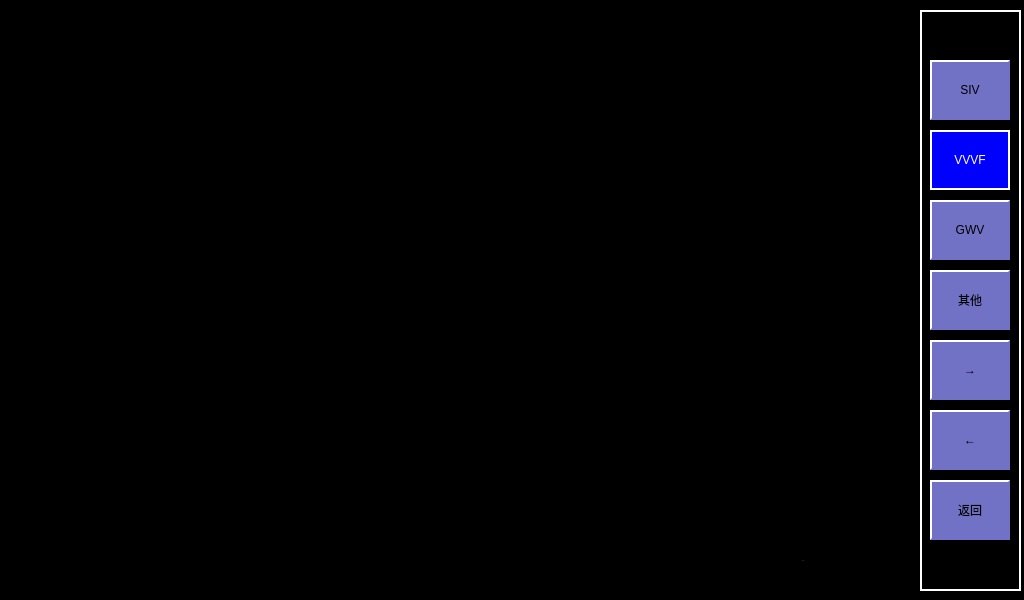
<?xml version="1.0" encoding="UTF-8"?>
<ui version="4.0">
 <class>DcuParameters</class>
 <widget class="QWidget" name="DcuParameters">
  <property name="geometry">
   <rect>
    <x>0</x>
    <y>0</y>
    <width>1024</width>
    <height>600</height>
   </rect>
  </property>
  <property name="windowTitle">
   <string>Form</string>
  </property>
  <property name="styleSheet">
   <string notr="true">QLabel
{
	color: white;
	border: 2px groove, gray;
    border-color: gray;
	font: 18px, &quot;微软雅黑&quot;;
}

QWidget
{
	background-color: black;
}

QPushButton
{
	font: 18px, &quot;微软雅黑&quot;;
    color: black;
	background-color: rgb(113, 113, 198);
	border:2px solid white; 
    border-right-color: rgb(113, 113, 198); 
    border-bottom-color: rgb(113, 113, 198);
}

QPushButton:disabled
{
	font: 18px, &quot;微软雅黑&quot;;
    color: white;
	background-color: rgb(113, 113, 198);
	border:2px solid white; 
    border-right-color: rgb(113, 113, 198); 
    border-bottom-color: rgb(113, 113, 198);
}</string>
  </property>
  <widget class="QPushButton" name="btnBcu">
   <property name="geometry">
    <rect>
     <x>930</x>
     <y>200</y>
     <width>80</width>
     <height>60</height>
    </rect>
   </property>
   <property name="styleSheet">
    <string notr="true"/>
   </property>
   <property name="text">
    <string>GWV</string>
   </property>
  </widget>
  <widget class="QPushButton" name="btnDown">
   <property name="geometry">
    <rect>
     <x>930</x>
     <y>410</y>
     <width>80</width>
     <height>60</height>
    </rect>
   </property>
   <property name="styleSheet">
    <string notr="true">QPushButton
{
	font: 33px, &quot;微软雅黑&quot;;
    color: black;
	background-color: rgb(113, 113, 198);
	border:2px solid white; 
    border-right-color: rgb(113, 113, 198); 
    border-bottom-color: rgb(113, 113, 198);
}

QPushButton:disabled
{
	font: 33px, &quot;微软雅黑&quot;;
    color: white;
	background-color: rgb(113, 113, 198);
	border:2px solid white; 
    border-right-color: rgb(113, 113, 198); 
    border-bottom-color: rgb(113, 113, 198);
}

QPushButton:pressed
{
	font: 33px, &quot;微软雅黑&quot;;
    color: white;
	background-color: rgb(0, 0, 255); 
	border:2px solid white; 
	border-left-color: qlineargradient(x1: 0, y1: 0, x2: 1, y2: 0, 
                        stop: 0 gray, stop: 1 black); 			border-top-color: qlineargradient(x1: 0, y1: 0, x2: 0, 										y2: 1, stop: 0 gray, stop: 1 black);
  border-right-color: white; border-bottom-color: white;
}</string>
   </property>
   <property name="text">
    <string>←</string>
   </property>
  </widget>
  <widget class="QPushButton" name="btnTcu">
   <property name="geometry">
    <rect>
     <x>930</x>
     <y>130</y>
     <width>80</width>
     <height>60</height>
    </rect>
   </property>
   <property name="styleSheet">
    <string notr="true">QPushButton
{
	font: 18px, &quot;微软雅黑&quot;;
    color: white;
	background-color: rgb(0, 0, 255); 
	border:2px solid white; 
	border-left-color: qlineargradient(x1: 0, y1: 0, x2: 1, y2: 0, 
                        stop: 0 gray, stop: 1 black); 			border-top-color: qlineargradient(x1: 0, y1: 0, x2: 0, 										y2: 1, stop: 0 gray, stop: 1 black);
  border-right-color: white; border-bottom-color: white;
}</string>
   </property>
   <property name="text">
    <string>VVVF</string>
   </property>
  </widget>
  <widget class="QLabel" name="label_2">
   <property name="geometry">
    <rect>
     <x>920</x>
     <y>10</y>
     <width>101</width>
     <height>581</height>
    </rect>
   </property>
   <property name="font">
    <font>
     <family>,微软雅黑</family>
     <pointsize>-1</pointsize>
     <weight>50</weight>
     <italic>false</italic>
     <bold>false</bold>
    </font>
   </property>
   <property name="layoutDirection">
    <enum>Qt::LeftToRight</enum>
   </property>
   <property name="styleSheet">
    <string notr="true">border: 2px solid white;</string>
   </property>
   <property name="text">
    <string/>
   </property>
   <property name="alignment">
    <set>Qt::AlignCenter</set>
   </property>
  </widget>
  <widget class="QPushButton" name="btnBack">
   <property name="geometry">
    <rect>
     <x>930</x>
     <y>480</y>
     <width>80</width>
     <height>60</height>
    </rect>
   </property>
   <property name="styleSheet">
    <string notr="true">QPushButton
{
	font: 18px, &quot;微软雅黑&quot;;
    color: black;
	background-color: rgb(113, 113, 198);
	border:2px solid white; 
    border-right-color: rgb(113, 113, 198); 
    border-bottom-color: rgb(113, 113, 198);
}

QPushButton:disabled
{
	font: 18px, &quot;微软雅黑&quot;;
    color: white;
	background-color: rgb(113, 113, 198);
	border:2px solid white; 
    border-right-color: rgb(113, 113, 198); 
    border-bottom-color: rgb(113, 113, 198);
}

QPushButton:pressed
{
	font: 18px, &quot;微软雅黑&quot;;
    color: white;
	background-color: rgb(0, 0, 255); 
	border:2px solid white; 
	border-left-color: qlineargradient(x1: 0, y1: 0, x2: 1, y2: 0, 
                        stop: 0 gray, stop: 1 black); 			border-top-color: qlineargradient(x1: 0, y1: 0, x2: 0, 										y2: 1, stop: 0 gray, stop: 1 black);
  border-right-color: white; border-bottom-color: white;
}</string>
   </property>
   <property name="text">
    <string>返回</string>
   </property>
  </widget>
  <widget class="QPushButton" name="btnSiv">
   <property name="geometry">
    <rect>
     <x>930</x>
     <y>60</y>
     <width>80</width>
     <height>60</height>
    </rect>
   </property>
   <property name="text">
    <string>SIV</string>
   </property>
  </widget>
  <widget class="QPushButton" name="btnUp">
   <property name="geometry">
    <rect>
     <x>930</x>
     <y>340</y>
     <width>80</width>
     <height>60</height>
    </rect>
   </property>
   <property name="styleSheet">
    <string notr="true">QPushButton
{
	font: 33px, &quot;微软雅黑&quot;;
    color: black;
	background-color: rgb(113, 113, 198);
	border:2px solid white; 
    border-right-color: rgb(113, 113, 198); 
    border-bottom-color: rgb(113, 113, 198);
}

QPushButton:disabled
{
	font: 33px, &quot;微软雅黑&quot;;
    color: white;
	background-color: rgb(113, 113, 198);
	border:2px solid white; 
    border-right-color: rgb(113, 113, 198); 
    border-bottom-color: rgb(113, 113, 198);
}

QPushButton:pressed
{
	font: 33px, &quot;微软雅黑&quot;;
    color: white;
	background-color: rgb(0, 0, 255); 
	border:2px solid white; 
	border-left-color: qlineargradient(x1: 0, y1: 0, x2: 1, y2: 0, 
                        stop: 0 gray, stop: 1 black); 			border-top-color: qlineargradient(x1: 0, y1: 0, x2: 0, 										y2: 1, stop: 0 gray, stop: 1 black);
  border-right-color: white; border-bottom-color: white;
}</string>
   </property>
   <property name="text">
    <string>→</string>
   </property>
  </widget>
  <widget class="QPushButton" name="btnOther">
   <property name="geometry">
    <rect>
     <x>930</x>
     <y>270</y>
     <width>80</width>
     <height>60</height>
    </rect>
   </property>
   <property name="text">
    <string>其他</string>
   </property>
  </widget>
  <widget class="QLabel" name="lblPage">
   <property name="geometry">
    <rect>
     <x>770</x>
     <y>540</y>
     <width>66</width>
     <height>41</height>
    </rect>
   </property>
   <property name="font">
    <font>
     <family>,微软雅黑</family>
     <pointsize>-1</pointsize>
     <weight>50</weight>
     <italic>false</italic>
     <bold>false</bold>
    </font>
   </property>
   <property name="layoutDirection">
    <enum>Qt::LeftToRight</enum>
   </property>
   <property name="styleSheet">
    <string notr="true">	border: 0px;</string>
   </property>
   <property name="text">
    <string>1 / 1</string>
   </property>
   <property name="alignment">
    <set>Qt::AlignCenter</set>
   </property>
  </widget>
  <zorder>label_2</zorder>
  <zorder>btnBcu</zorder>
  <zorder>btnDown</zorder>
  <zorder>btnTcu</zorder>
  <zorder>btnBack</zorder>
  <zorder>btnSiv</zorder>
  <zorder>btnUp</zorder>
  <zorder>btnOther</zorder>
  <zorder>lblPage</zorder>
 </widget>
 <resources/>
 <connections/>
</ui>
